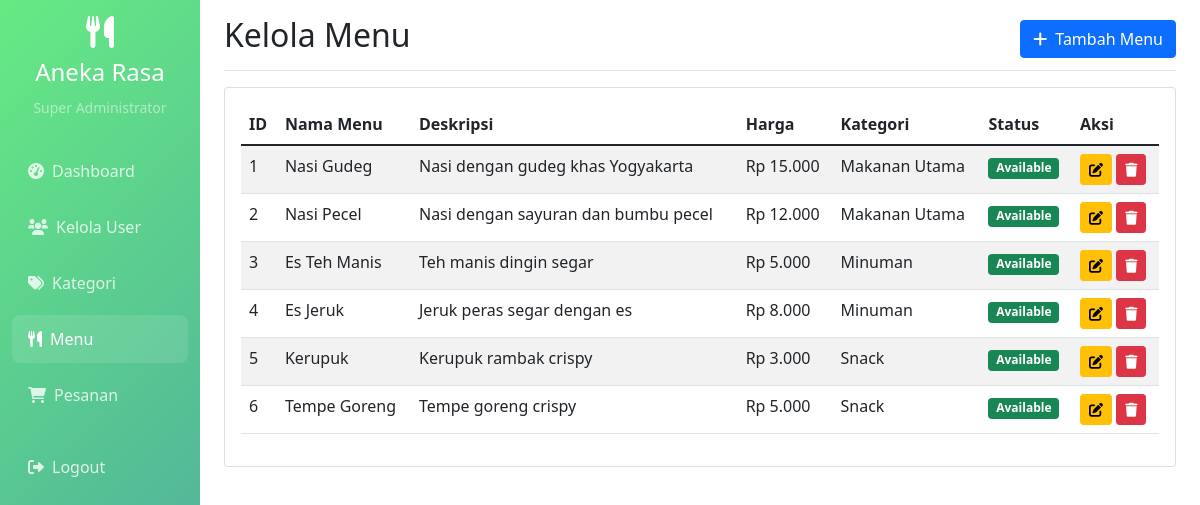
The app's page /views/menu.php (signed in) with its own data.
### tables this page shows
CREATE TABLE menu (
    id INT AUTO_INCREMENT PRIMARY KEY,
    name VARCHAR(100) NOT NULL,
    description TEXT,
    price DECIMAL(10,2) NOT NULL,
    category_id INT,
    image VARCHAR(255),
    status ENUM('available', 'unavailable') DEFAULT 'available',
    created_at TIMESTAMP DEFAULT CURRENT_TIMESTAMP,
    FOREIGN KEY (category_id) REFERENCES categories(id) ON DELETE SET NULL
);

CREATE TABLE categories (
    id INT AUTO_INCREMENT PRIMARY KEY,
    name VARCHAR(100) NOT NULL,
    description TEXT,
    created_at TIMESTAMP DEFAULT CURRENT_TIMESTAMP
);

### models/Category.php (called while the page is built, shortened)
<?php
class Category {
    private $conn;
    private $table_name = "categories";
    public function __construct($db) {
        $this->conn = $db;
    }
    public function readAll() {
        $query = "SELECT id, name, description, created_at FROM " . $this->table_name . " ORDER BY name";
        $stmt = $this->conn->prepare($query);
        $stmt->execute();
        return $stmt;
    }
}
?>

### models/Menu.php (called while the page is built, shortened)
<?php
class Menu {
    private $conn;
    private $table_name = "menu";
    public function __construct($db) {
        $this->conn = $db;
    }
    public function readAll() {
        $query = "SELECT m.id, m.name, m.description, m.price, m.status, c.name as category_name
                  FROM " . $this->table_name . " m
                  LEFT JOIN categories c ON m.category_id = c.id
                  ORDER BY m.created_at DESC";
        $stmt = $this->conn->prepare($query);
        $stmt->execute();
        return $stmt;
    }
}
?>

### views/menu.php (the view, shortened to what this page needs)
<?php
include_once '../models/Menu.php';
include_once '../models/Category.php';
$database = new Database();
$db = $database->getConnection();
$menu = new Menu($db);
$stmt = $menu->readAll();
?>
<!DOCTYPE html>
<html lang="id">
<head>
    <link href="https://cdn.jsdelivr.net/npm/bootstrap@5.1.3/dist/css/bootstrap.min.css" rel="stylesheet">
    <link href="https://cdnjs.cloudflare.com/ajax/libs/font-awesome/6.0.0/css/all.min.css" rel="stylesheet">
</head>
<body>
    <div class="container-fluid">
        <div class="row">
            <nav class="col-md-3 col-lg-2 d-md-block sidebar collapse">
                <div class="position-sticky pt-3">
                    <div class="text-center mb-4">
                        <i class="fas fa-utensils text-white" style="font-size: 2rem;"></i>
                        <h4 class="text-white mt-2">Aneka Rasa</h4>
                        <small class="text-white-50"><?php echo $_SESSION['full_name']; ?></small>
                    </div>
                    <ul class="nav flex-column">
                        <li class="nav-item">
                            <a class="nav-link" href="dashboard.php">
                                <i class="fas fa-tachometer-alt me-2"></i>Dashboard
                            </a>
                        </li>
                        <?php if($_SESSION['role'] == 'super_admin'): ?>
                        <li class="nav-item">
                            <a class="nav-link" href="users.php">
                                <i class="fas fa-users me-2"></i>Kelola User
                            </a>
                        </li>
                        <?php endif; ?>
                        <li class="nav-item">
                            <a class="nav-link" href="categories.php">
                                <i class="fas fa-tags me-2"></i>Kategori
                            </a>
                        </li>
                        <li class="nav-item">
                            <a class="nav-link active" href="menu.php">
                                <i class="fas fa-utensils me-2"></i>Menu
                            </a>
                        </li>
                        <li class="nav-item">
                            <a class="nav-link" href="orders.php">
                                <i class="fas fa-shopping-cart me-2"></i>Pesanan
                            </a>
                        </li>
                        <li class="nav-item mt-3">
                            <a class="nav-link" href="../controllers/AuthController.php?action=logout">
                                <i class="fas fa-sign-out-alt me-2"></i>Logout
                            </a>
                        </li>
                    </ul>
                </div>
            </nav>
            <main class="col-md-9 ms-sm-auto col-lg-10 px-md-4">
                <div class="d-flex justify-content-between flex-wrap flex-md-nowrap align-items-center pt-3 pb-2 mb-3 border-bottom">
                    <h1 class="h2">Kelola Menu</h1>
                    <button class="btn btn-primary" data-bs-toggle="modal" data-bs-target="#addMenuModal">
                        <i class="fas fa-plus me-2"></i>Tambah Menu
                    </button>
                </div>
                <div class="card">
                    <div class="card-body">
                        <div class="table-responsive">
                            <table class="table table-striped">
                                <thead>
                                    <tr>
                                        <th>ID</th>
                                        <th>Nama Menu</th>
                                        <th>Deskripsi</th>
                                        <th>Harga</th>
                                        <th>Kategori</th>
                                        <th>Status</th>
                                        <th>Aksi</th>
                                    </tr>
                                </thead>
                                <tbody>
                                    <?php while($row = $stmt->fetch(PDO::FETCH_ASSOC)): ?>
                                    <tr>
                                        <td><?php echo $row['id']; ?></td>
                                        <td><?php echo htmlspecialchars($row['name']); ?></td>
                                        <td><?php echo htmlspecialchars($row['description']); ?></td>
                                        <td>Rp <?php echo number_format($row['price'], 0, ',', '.'); ?></td>
                                        <td><?php echo htmlspecialchars($row['category_name']); ?></td>
                                        <td>
                                            <span class="badge <?php echo $row['status'] == 'available' ? 'bg-success' : 'bg-danger'; ?>">
                                                <?php echo ucfirst($row['status']); ?>
                                            </span>
                                        </td>
                                        <td>
                                            <button class="btn btn-sm btn-warning" onclick="editMenu(<?php echo htmlspecialchars(json_encode($row)); ?>)">
                                                <i class="fas fa-edit"></i>
                                            </button>
                                            <button class="btn btn-sm btn-danger" onclick="deleteMenu(<?php echo $row['id']; ?>, '<?php echo htmlspecialchars($row['name']); ?>')">
                                                <i class="fas fa-trash"></i>
                                            </button>
                                        </td>
                                    </tr>
                                    <?php endwhile; ?>
                                </tbody>
                            </table>
                        </div>
                    </div>
                </div>
            </main>
        </div>
    </div>
</body>
</html>

### views/menu.php (style rules this page uses)
.sidebar { min-height: 100vh; background: linear-gradient(135deg,rgb(102, 234, 131) 0%,rgb(75, 162, 162) 100%); }
.sidebar .nav-link { color: rgba(255, 255, 255, 0.8); padding: 0.75rem 1rem; margin: 0.25rem 0; border-radius: 0.5rem; transition: all 0.3s; }
.sidebar .nav-link:hover, .sidebar .nav-link.active { color: white; background: rgba(255, 255, 255, 0.1); }

### records on screen
menu: id "1", name "Nasi Gudeg", description "Nasi dengan gudeg khas Yogyakarta", price "15.000", category.name "Makanan Utama", status "Available"
menu: id "2", name "Nasi Pecel", description "Nasi dengan sayuran dan bumbu pecel", price "12.000", category.name "Makanan Utama", status "Available"
menu: id "3", name "Es Teh Manis", description "Teh manis dingin segar", price "5.000", category.name "Minuman", status "Available"
menu: id "4", name "Es Jeruk", description "Jeruk peras segar dengan es", price "8.000", category.name "Minuman", status "Available"
menu: id "5", name "Kerupuk", description "Kerupuk rambak crispy", price "3.000", category.name "Snack", status "Available"
menu: id "6", name "Tempe Goreng", description "Tempe goreng crispy", price "5.000", category.name "Snack", status "Available"

### other values on screen
$_SESSION['full_name'] "Super Administrator"
